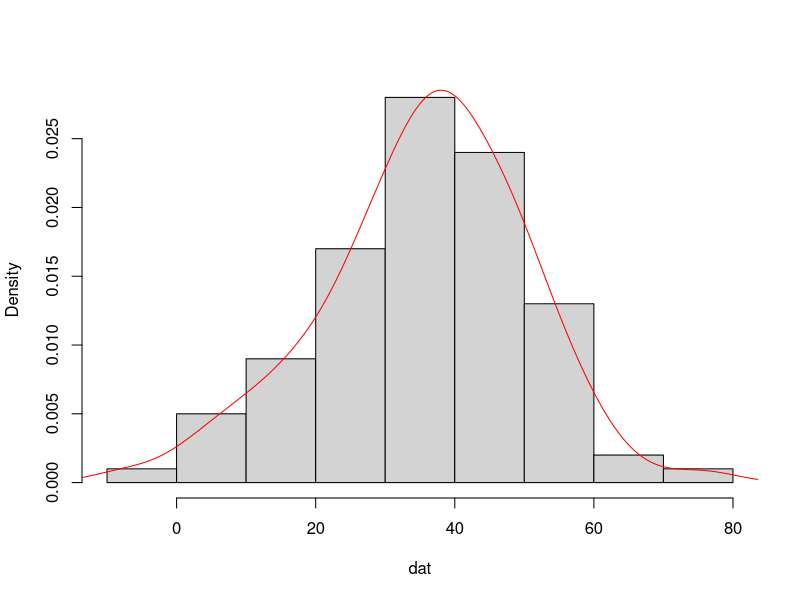
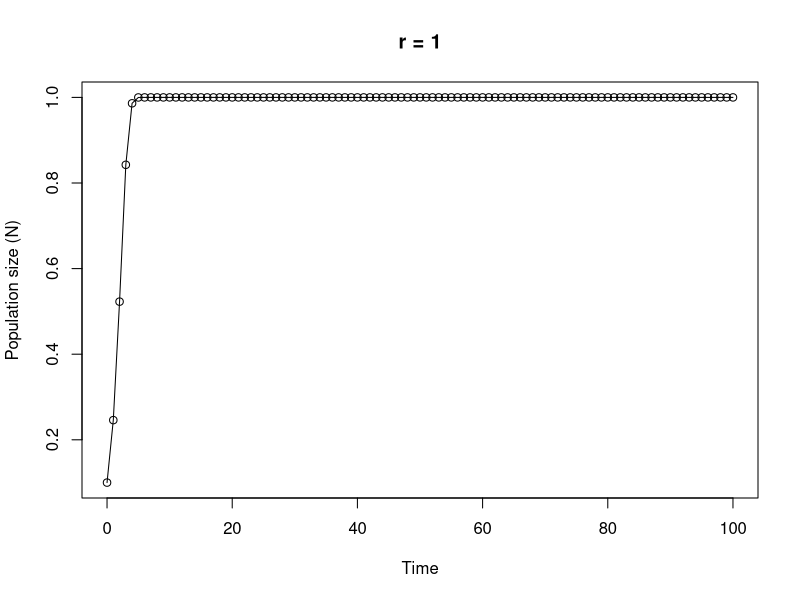

Recreate these plots in R, in order.
## ----Q1, results = 'asis'-----------------------------------------------------------------------------

# area of a circle
# the equation to calculate the area of a circle is pi * radius^2

circle.area <- function(d){ 
	pi * (d/2)^2
}

# to use your new function

circle.area(10)
# [1] 78.53982

# to test on a vector of diameters
# first create a vector with diameters ranging from 0 to 50 in steps of 10

cir.diam <- seq(from = 0, to = 50, by = 10)

# test your function

circle.area(cir.diam)
# [1]    0.00000   78.53982  314.15927  706.85835 1256.63706 1963.49541


## ----Q2, tidy = TRUE----------------------------------------------------------------------------------

far.cent <- function(a){
	val <- (a-32)*5/9
	print(paste("Fahrenheit: ", round(a, digits = 3), "oF",sep = " "), quote = FALSE)# round 3dp
	print(paste("Centigrade: ", round(val, digits = 3), "oC", sep = " "), quote = FALSE)# round 3dp
}

# alternative Fahrenheit to centigrade using cat function

far.cent2 <- function(a){
	val <- (a - 32) * 5/9	#calculation
	cat("Fahrenheit: ", round(a, digits = 3), "oF", "\n")   # use cat function
	cat("Centigrade: ", round(val, digits = 3), "oC", "\n")   
}



## ----Q3-----------------------------------------------------------------------------------------------

# Create a vector of normally distributed data
# length 100, mean 35 and standard deviation of 29

vals <- rnorm(100, 35, 15)	# create some norm dist data mean 35, sd = 15

summary.fun <- function(dat){
	mymean <- round(mean(dat), digits = 4)      	# calc mean
	mymedian <- round(median(dat), digits = 4)    # calc median
	mymin <- round(min(dat), digits = 4)          # calc min
	mymax <- round(max(dat), digits = 4)          # calc max
	print(paste("mean:", mymean, sep = " "), quote = FALSE)     # print mean
	print(paste("median:", mymedian, sep = " "), quote = FALSE)     # print median
	print(paste("range:", "from:", mymin, "to", mymax, sep = " "), quote = FALSE) 
	dens <- density(dat)                          # estimate density curve
	hist(dat, main = "",type = "l",freq = FALSE)  # plot histogram
	lines(dens, lty = 1, col = "red")             # plot density curve
}

# use the function
summary.fun(vals)


## ----Q4-----------------------------------------------------------------------------------------------

# calculate a median

ourmedian <- function(x){
	n <- length(x)
	if (n %% 2 == 1)      # odd numbers
	  sort(x)[(n + 1)/2]  # find the middle number by adding 1 to length and div 2
	else {                # even numbers
	  middletwo <- sort(x)[(n/2) + 0:1]   #find the two middle numbers
	  mean(middletwo)
	  }
}

# use the function
mydat <- sample(1:50, size = 10, replace = TRUE )

# our function
ourmedian(mydat)

# R median function
median(mydat)


## ----Q5, tidy = TRUE----------------------------------------------------------------------------------

# function to simulate Ricker model

Ricker.model <- function(nzero, r, time, K=1){     # sets initial parameters
  N <- numeric(time + 1)    # creates a real vector of length time+1 to store values of Nt+1
  N[1] <- nzero             # sets initial population size in first element of N
  for (i in 1:time) {				# loops over time
      N[i+1] <- N[i]*exp(r*(1 - N[i]/K))    
  }
  Time <- 0:time   					 # creates vector for x axis
  plot(Time, N, type = "o", xlim = c(0, time), xlab = "Time", ylab = "Population size (N)", main = paste("r =", r, sep=" "))   # plots     output
}

# To run
# play around with the different parameters, especially r
Ricker.model(nzero=0.1,r=1,time=100)
